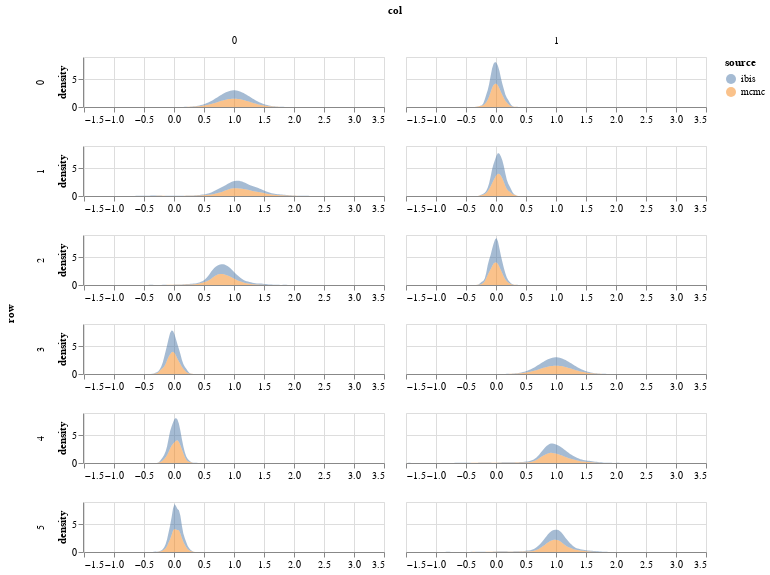

The cell this chart's notebook holds for it:
### Code cell
param = 'beta'
df = get_post_df(np.squeeze(ps[param]))
df['source'] = 'mcmc'
df2 = get_post_df(particles[param])
df2['source'] = 'ibis'

plot_density(pd.concat([df,df2]))

### Figure 1 — Vega-Lite specification as saved in the notebook (floating-point values rounded to 4 significant figures; data arrays with more than 128 entries replaced by an {"elided": "..."} marker saying what was removed)
{"config": {"view": {"continuousWidth": 400, "continuousHeight": 300}}, "data": {"name": "data-87df750d0a9bf91b911ed66cd2098dd1"}, "mark": {"type": "area", "opacity": 0.5}, "encoding": {"color": {"type": "nominal", "field": "source"}, "column": {"type": "quantitative", "field": "col"}, "row": {"type": "quantitative", "field": "row"}, "x": {"type": "quantitative", "field": "value", "title": null}, "y": {"type": "quantitative", "field": "density"}}, "height": 50, "resolve": {"scale": {"x": "independent"}}, "transform": [{"fold": ["value"]}, {"density": "value", "groupby": ["cn", "row", "col", "source"]}], "width": 300, "$schema": "https://vega.github.io/schema/vega-lite/v4.8.1.json", "datasets": {"data-87df750d0a9bf91b911ed66cd2098dd1": {"elided": "24000 records"}}}
